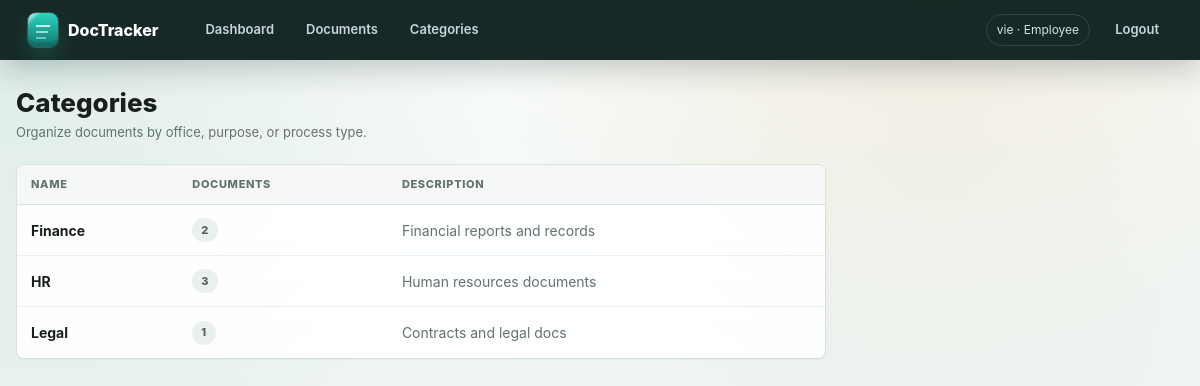
/categories/ (signed in), run on an earlier commit of the app's database.
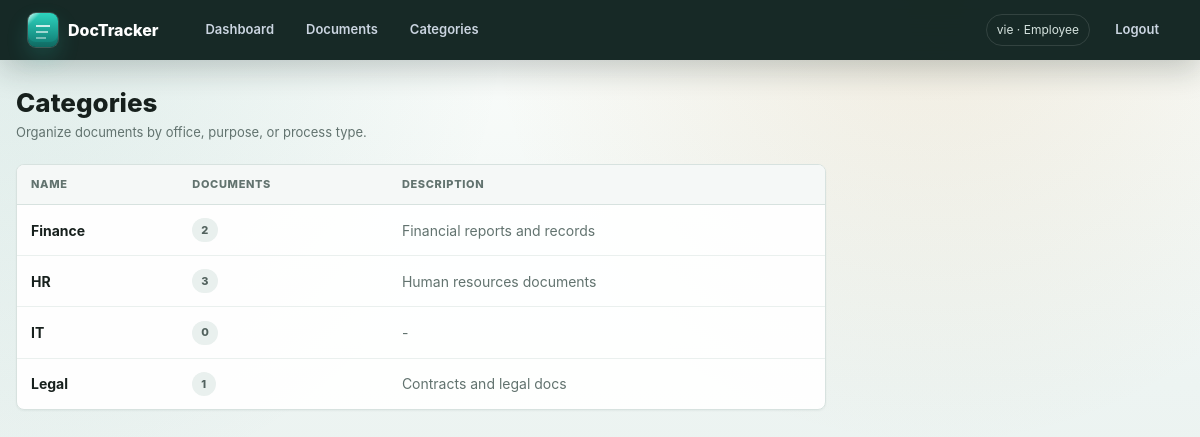
And on a later commit of the database.
### documents/models.py (models this page shows, shortened)
class Category(models.Model):
    name = models.CharField(max_length=100, unique=True)
    description = models.TextField(blank=True)
    created_at = models.DateTimeField(auto_now_add=True)
    class Meta:
        verbose_name_plural = "Categories"
        ordering = ['name']

### documents/views.py (the view, shortened to what this page needs)
# urls.py: path('categories/', views.category_list, name='category_list'),
@login_required
def category_list(request):
    categories = get_categories()
    form = CategoryForm()
    category_added = False
    category_error = ''
    template = 'documents/_category_grid.html' if is_htmx(request) else 'documents/categories.html'
    return render(request, template, {
        'categories': categories,
        'form': form,
        'category_added': category_added,
        'category_error': category_error,
        'can_manage_categories': can_manage_categories(request.user),
    })

### documents/models.py (called while the page is built)
def get_user_role(user):
    if not user or not user.is_authenticated:
        return UserProfile.ROLE_EMPLOYEE
    profile, _ = UserProfile.objects.get_or_create(user=user)
    return profile.role

def user_has_role(user, *roles):
    return get_user_role(user) in roles

### documents/views.py (called while the page is built)
def is_htmx(request):
    return request.headers.get('HX-Request') == 'true'

def can_manage_categories(user):
    return (
        user.is_staff or user.is_superuser or
        user_has_role(user, UserProfile.ROLE_ADMIN, UserProfile.ROLE_HR) or
        user.groups.filter(name__in=['Admin', 'Manager']).exists()
    )

def get_categories():
    return Category.objects.annotate(doc_count=Count('document')).order_by('name')

### templates/documents/categories.html (shortened to what this page needs)
{% extends 'base.html' %}
{% block content %}
<div class="page-header">
  <div>
    <h1>Categories</h1>
    <p class="page-kicker">Organize documents by office, purpose, or process type.</p>
  </div>
</div>
{% include 'documents/_category_grid.html' %}
{% endblock %}

### templates/documents/_category_grid.html (shortened to what this page needs)
<div id="category-grid" class="category-grid fade-in">
  <div class="card flush">
    {% if categories %}
    <div class="table-wrap">
    <table>
      <thead><tr><th>Name</th><th>Documents</th><th>Description</th>{% if can_manage_categories %}<th></th>{% endif %}</tr></thead>
      <tbody>
      {% for cat in categories %}
      <tr>
        <td><strong>{{ cat.name }}</strong></td>
        <td><span class="badge badge-draft">{{ cat.doc_count }}</span></td>
        <td class="text-muted">{{ cat.description|truncatechars:80|default:"-" }}</td>
      </tr>
      {% endfor %}
      </tbody>
    </table>
    </div>
    {% else %}
    <div class="empty">No categories yet.</div>
    {% endif %}
  </div>
</div>

What changed in the data, as far as the page shows it:
added Category: name "IT", doc_count "0", description "-"
